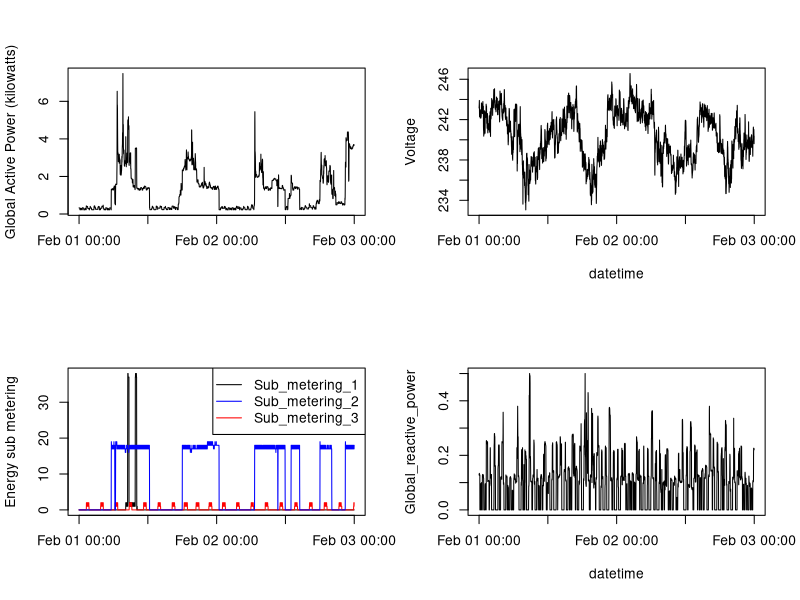

This chart was generated by the following R code:
# read the data from file
df<-read.table('household_power_consumption.txt', header=TRUE, sep=";")
df<-df[(df$Date=="1/2/2007")|(df$Date=="2/2/2007"),]

# assign both data time info to Time column
df$Time <-strptime(paste(df$Date, df$Time), "%d/%m/%Y %H:%M:%S")

#convert to numeric column
df$Global_active_power <- as.numeric(df$Global_active_power)
df$Global_reactive_power <- as.numeric(df$Global_reactive_power)
df$Voltage <- as.numeric(df$Voltage)
df$Sub_metering_1 <- as.numeric(df$Sub_metering_1)
df$Sub_metering_2 <- as.numeric(df$Sub_metering_2)
df$Sub_metering_3 <- as.numeric(df$Sub_metering_3)

#set graphic layout
par(mfcol = c(2, 2))

#plot in the file
dev.copy(png, file='plot4.png')

#plot the the 1st one
with(df, plot(Time, Global_active_power, xlab = '', type ="l",
              ylab='Global Active Power (kilowatts)'))

#plot the the 2nd one
with(df, plot(Time, Sub_metering_1, xlab = '', type ="n",
              ylab='Energy sub metering'))
with(df, points(Time, Sub_metering_1,  type ="l"))
with(df, points(Time, Sub_metering_2,  type ="l", col="red"))
with(df, points(Time, Sub_metering_3,  type ="l", col="blue"))

legend("topright", pch=NA, lwd=1, lty=1,col = c("black", "blue", "red"), 
       legend = c("Sub_metering_1", "Sub_metering_2", "Sub_metering_3"))

#plot the the 3rd one
with(df, plot(Time, Voltage, xlab = 'datetime', type ="l") )

#plot the the 4th one
with(df, plot(Time, Global_reactive_power, xlab = 'datetime', type ="l") )

# end of graphy
dev.off()

